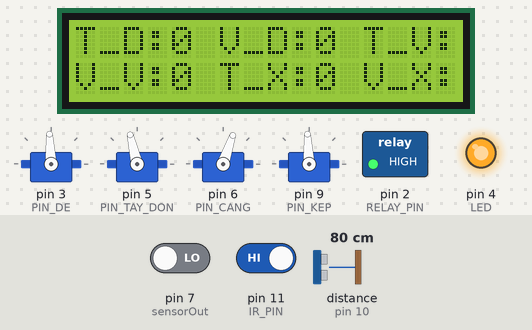
This sketch was run on a simulated Arduino Uno, built with avr-gcc and run on an emulated ATmega328P. On the bench: 16×2 character LCD, 4 × servo, switched loads named in the sketch (green lamp = pin HIGH), output pins drawn as LEDs (lit = HIGH). Wiring (inferred from the names in the program): ultrasonic range finder: trigger pin 8; echo pin 10. The inputs (shaded band) are chosen by the test bench; at power-on: distance to the obstacle (sensor on pin 10) 80 cm, pin 11 (IR_PIN) HIGH, pin 7 (sensorOut) LOW. The echo pulse lasts 58.3 µs per cm; pins used as bus, display or sensor lines are not drawn; what the sketch prints to the serial monitor is not drawn.

Above: at 2.3 s.
2.4 s: distance to the obstacle (sensor on pin 10) set to 7 cm
3.9 s: distance to the obstacle (sensor on pin 10) set to 4 cm
At 4.8 s:
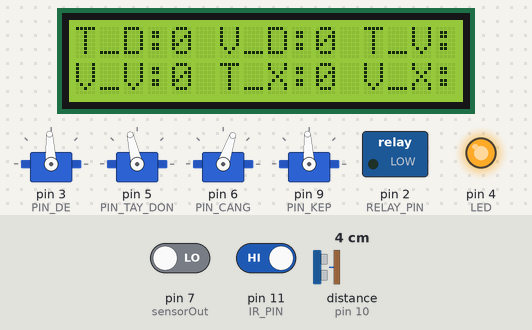
6.9 s: pin 11 (IR_PIN) driven LOW
9.9 s: distance to the obstacle (sensor on pin 10) set to 9 cm
12.9 s: distance to the obstacle (sensor on pin 10) set to 2 cm
Timing chart, 0 to 19.9 s (numbered marks = the images above; inputs shaded):
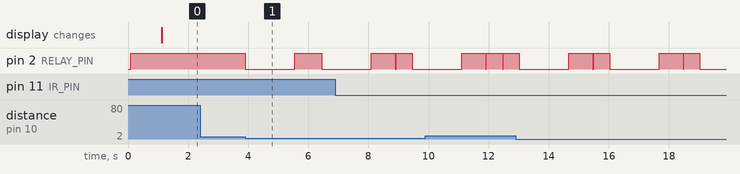

Measured:
- the behaviour switches between 6 and 5 cm on distance to the obstacle (sensor on pin 10) (found by bisection; images 0 and 1)
- after the input at 2.4 s, every drawn part: stays the same
- after the input at 3.9 s, pin 2 (RELAY_PIN): HIGH → LOW at once, → HIGH 1.6 s later, → LOW 0.90 s later

The sketch:

PhanLoai.ino
```cpp
// ======================== THƯ VIỆN ========================
#include <LiquidCrystal_I2C.h>
#include <Servo.h>

// ======================== KHAI BÁO CHÂN ========================
// Định nghĩa các chân Arduino kết nối với Servo
#define PIN_DE 3        // Chân cho Servo Đế (Base)
#define PIN_TAY_DON 5  // Chân cho Servo Tay đòn (Shoulder)
#define PIN_CANG 6     // Chân cho Servo Càng (Elbow)
#define PIN_KEP 9      // Chân cho Servo Kẹp (Gripper)

#define RELAY_PIN 2
#define TRIG_PIN 8
#define ECHO_PIN 10
#define IR_PIN 11

// GY-31
#define S0 A2
#define S1 A3
#define S2 A0
#define S3 A1
#define sensorOut 7
#define LED 4

// LCD
LiquidCrystal_I2C lcd(0x27, 16, 2);

// Tạo đối tượng Servo
Servo servoDe;
Servo servoTayDon;
Servo servoCang;
Servo servoKep;

// ======================== HẰNG SỐ & BIẾN ========================
struct VungDatVat {
  String maVatThe;
  int gocXoayDe;
  int gocVuonCang;
  int gocHaTayDon;
};

const VungDatVat GocPhanLoai[] = {
    // Mã | Góc Đế | Góc Càng | Góc Tay Đòn
    {"T_D",    130,     80,        40}, // Tròn Đỏ (Khu vực 1)
    {"V_D",    120,      80,        10}, // Vuông Đỏ (Khu vực 2)
    {"T_V",     105,      70,        70}, // Tròn Vàng (Khu vực 3)
    {"V_V",     105,      70,        10}, // Vuông Vàng (Khu vực 4)
    {"T_X",      80,       90,        60}, // Tròn Xanh Dương (Khu vực 5)
    {"V_X",    80,      90,        10}  // Vuông Xanh Dương (Khu vực 6)
};

const int SO_LUONG_VAT_THE = sizeof(GocPhanLoai) / sizeof(GocPhanLoai[0]);
VungDatVat vatTheCanXuLy = {"KHAC", 90, 80, 100};

//Góc ban đầu
const int GOC_DE_BAN_DAU = 90;
const int GOC_TAY_DON_BAN_DAU = 100;
const int GOC_CANG_BAN_DAU = 70;
const int GOC_KEP_BAN_DAU = 90;

const float D_REF = 8;
const float THRESHOLD = 2.5;
const int SCAN_POINTS = 20;
float profile_data[SCAN_POINTS];

// Giá trị min/max hiệu chỉnh thực nghiệm
int minR = 20, maxR = 200;
int minG = 25, maxG = 210;
int minB = 30, maxB = 220;

// biến tần số và RGB
int redFrequency, greenFrequency, blueFrequency;
int R, G, B;

int count_TD = 0; // Tròn Đỏ
int count_VD = 0; // Vuông Đỏ
int count_TV = 0; // Tròn Vàng
int count_VV = 0; // Vuông Vàng
int count_TX = 0; // Tròn Xanh Dương
int count_VX = 0; // Vuông Xanh Dương

// ======================== HÀM HỖ TRỢ ========================
void mapAndWrite(Servo& servo, int angle) {
  int pulseWidth = map(angle, 0, 180, 500, 2500);
  servo.writeMicroseconds(pulseWidth);
}

void moveServo(Servo& servo, int targetAngle, int delayTime) {
  int currentAngle = servo.read();
  int step = (targetAngle > currentAngle) ? 1 : -1;

  for (int angle = currentAngle; angle != targetAngle; angle += step) {
    mapAndWrite(servo, angle);
    delay(delayTime);
  }
}

float readDistanceCM() {
  digitalWrite(TRIG_PIN, LOW);
  delayMicroseconds(2);
  digitalWrite(TRIG_PIN, HIGH);
  delayMicroseconds(10);
  digitalWrite(TRIG_PIN, LOW);

  long duration = pulseIn(ECHO_PIN, HIGH);
  float distance = duration * 0.034 / 2.0;
  if (distance > 200 || distance <= 0) return D_REF;
  return distance;
}

float averageHeight(float data[], int size) {
  float sum = 0;
  for (int i = 0; i < size; i++) sum += data[i];
  return sum / size;
}

int mapColor(int value, int minVal, int maxVal) {
  value = constrain(value, minVal, maxVal);
  return map(value, minVal, maxVal, 255, 0);
}

String detectColor() {
  // Đọc tần số 3 màu
  digitalWrite(S2, LOW);
  digitalWrite(S3, LOW);
  redFrequency = pulseIn(sensorOut, LOW, 30000);

  digitalWrite(S2, HIGH);
  digitalWrite(S3, HIGH);
  greenFrequency = pulseIn(sensorOut, LOW, 30000);

  digitalWrite(S2, LOW);
  digitalWrite(S3, HIGH);
  blueFrequency = pulseIn(sensorOut, LOW, 30000);

  // Chuyển đổi sang RGB
  R = mapColor(redFrequency, minR, maxR);
  G = mapColor(greenFrequency, minG, maxG);
  B = mapColor(blueFrequency, minB, maxB);

  // Nhận diện màu
  if (R > 80 && G < 100 && B < 100)
    return "Do";
  else if (R < 80 && G < 130 && B > 100)
    return "Xanh Duong";
  else if (R > 130 && G > 100 && B < 180)
    return "Vang";
  else
    return "Khac";
}
void displayCount() {
  // Hàng 0: T_D:X V_D:Y T_V:Z
  lcd.setCursor(0, 0);
  lcd.print("T_D:");
  lcd.print(count_TD);
  lcd.print(" V_D:");
  lcd.print(count_VD);
  lcd.print(" T_V:");
  lcd.print(count_TV);

  // Hàng 1: V_V:A T_X:B V_X:C
  lcd.setCursor(0, 1);
  lcd.print("V_V:");
  lcd.print(count_VV);
  lcd.print(" T_X:");
  lcd.print(count_TX);
  lcd.print(" V_X:");
  lcd.print(count_VX);
}

VungDatVat timGocTheoMa(String maVatThe) {
  for (int i = 0; i < SO_LUONG_VAT_THE; i++) {
    if (GocPhanLoai[i].maVatThe == maVatThe) {
      return GocPhanLoai[i];
    }
  }

  return {"KHAC", 90, 80, 100};
}

// ======================== HÀM XỬ LÝ CẢM BIẾN HỒNG NGOẠI ========================
void ir_detect_delay() {
  Serial.println("--- CAM BIEN HONG NGOAI PHAT HIEN VAT ---");

  // Dừng băng tải ngay lập tức
  digitalWrite(RELAY_PIN, LOW);

  Serial.println("Thuc hien delay 5 giay (Bang tai DUNG)...");
  if (vatTheCanXuLy.maVatThe == "KHAC") {
    digitalWrite(RELAY_PIN, HIGH);
    delay(400); // Tạm thời delay 5 giây
    return;
  }

  thucHienChuTrinh(
              vatTheCanXuLy.gocXoayDe,
              vatTheCanXuLy.gocVuonCang,
              vatTheCanXuLy.gocHaTayDon
          );

  // Chạy lại băng tải sau khi delay
  digitalWrite(RELAY_PIN, HIGH);
  delay(400); // Tạm thời delay 5 giây
  Serial.println("...Ket thuc delay. Bang tai CHAY lai.");
}

// ======================== QUÉT VẬT THỂ ========================
void scanObject() {
  for (int i = 0; i < SCAN_POINTS; i++) {
    float current_distance = readDistanceCM();
    profile_data[i] = D_REF - current_distance;
    delay(50);
  }

  float mean_height = averageHeight(profile_data, SCAN_POINTS);

  // Phân loại hình dạng
  String shape = (mean_height < 5.3) ? "Hinh Tron" : "Hinh Vuong";

  // Nhận diện màu
  String color = detectColor();

  String maVatThe = "KHAC";

  // In ra kết quả cuối cùng + RGB
  Serial.print("Vat the: ");
  Serial.print(shape);
  Serial.print(" | Mau: ");
  Serial.print(color);
  Serial.print(" | RGB = (");
  Serial.print(R); Serial.print(", ");
  Serial.print(G); Serial.print(", ");
  Serial.print(B);
  Serial.println(")");

  if (shape == "Hinh Tron") {
    if (color == "Do") { count_TD++; maVatThe = "T_D"; Serial.println(" -> T_D"); }
    else if (color == "Vang") { count_TV++; maVatThe = "T_V"; Serial.println(" -> T_V"); }
    else if (color == "Xanh Duong") { count_TX++; maVatThe = "T_X"; Serial.println(" -> T_X"); }
    else { Serial.println(" -> T_K"); }
  } else if (shape == "Hinh Vuong") {
    if (color == "Do") { count_VD++; maVatThe = "V_D"; Serial.println(" -> V_D"); }
    else if (color == "Vang") { count_VV++; maVatThe = "V_V"; Serial.println(" -> V_V"); }
    else if (color == "Xanh Duong") { count_VX++; maVatThe = "V_X"; Serial.println(" -> V_X"); }
    else { Serial.println(" -> V_K"); }
  } else {
    Serial.println(" -> Khac");
  }

  vatTheCanXuLy = timGocTheoMa(maVatThe);
  Serial.println(vatTheCanXuLy.maVatThe);

  displayCount();
}

void thucHienChuTrinh(int gocXoayDe, int gocVuonCang, int gocHaTayDon) {
  Serial.println("\n--- BAT DAU CHU TRINH (Voi goc De: " + String(gocXoayDe) + ", goc Cang: " + String(gocVuonCang) + ") ---");

  // 1. DI CHUYỂN ĐẾ VỀ GÓC 0 ĐỘ
  Serial.println("1. Đế quay về góc 0 độ.");
  moveServo(servoDe, 20, 15);
  delay(500);

  // 2. MỞ KẸP (Chuẩn bị gắp)
  Serial.println("2. Mở kẹp.");
  moveServo(servoKep, 120, 15);
  delay(500);

  // 3. CÀNG, TAY ĐÒN VƯƠN RA GẮP VẬT
  Serial.println("3. Càng, Tay đòn vươn ra gắp vật.");
  // Hạ Tay đòn (Tay đòn vươn ra)
  moveServo(servoTayDon, 10, 15);
  delay(500);
  // Vươn Càng ra (sử dụng tham số gocVuonCang)
  moveServo(servoCang, 75, 15);
  delay(1000);

  // 4. KẸP VẬT
  Serial.println("4. Kẹp vật.");
  moveServo(servoKep, 90, 15);
  delay(1000);

  // 5. THU CÀNG, TAY ĐÒN VỀ
  Serial.println("5. Thu càng, tay đòn về.");
  // Nâng Tay đòn lên (Tay đòn thu về)
  moveServo(servoTayDon, 105, 15);
  delay(1000);

  // 6. ĐẾ XOAY ĐẾN GÓC CHỈ ĐỊNH (gocXoayDe)
  Serial.println("6. Đế xoay đến góc chỉ định (" + String(gocXoayDe) + " độ).");
  moveServo(servoDe, gocXoayDe, 15);
  delay(1000);

  // 7. VƯƠN CÀNG, TAY ĐÒN RA THEO GÓC TRUYỀN VÀO (Vị trí thả vật)
  Serial.println("7. Vươn càng, tay đòn ra vị trí thả vật.");
  // Hạ Tay đòn (Tay đòn vươn ra)
  moveServo(servoTayDon, gocHaTayDon, 15);
  delay(500);
  // Vươn Càng ra (sử dụng tham số gocVuonCang)
  moveServo(servoCang, gocVuonCang, 15);
  delay(1000);

  // 8. MỞ KẸP (Thả vật)
  Serial.println("8. Mở kẹp (Thả vật).");
  moveServo(servoKep, 120, 15);
  delay(1000);

  // 9. ĐÓNG KẸP (Đóng lại để an toàn)
  Serial.println("9. Đóng kẹp.");
  moveServo(servoKep, 90, 15);
  delay(500);

  // 10. THU CÀNG, TAY ĐÒN VỀ
  Serial.println("10. Thu càng, tay đòn về.");
  // Thu Càng về vị trí thu gọn
  moveServo(servoCang, 80, 15);
  delay(500);
  // Nâng Tay đòn lên (Tay đòn thu về)
  moveServo(servoTayDon, 100, 15);
  delay(1000);

  // 11. XOAY ĐẾ VỀ GÓC 90 ĐỘ (Vị trí ban đầu)
  Serial.println("11. Xoay Đế về góc 90 độ (Vị trí Home).");
  moveServo(servoDe, 90, 15);
  delay(1000);

  Serial.println("--- KET THUC CHU TRINH ---");
}

// ======================== SETUP ========================
void setup() {
  Serial.begin(9600);

  lcd.init();
  lcd.backlight();
  lcd.clear();
  lcd.setCursor(0, 0);
  lcd.print("HE THONG");
  lcd.setCursor(0, 1);
  lcd.print("KHOI DONG...");
  Serial.println("He thong khoi dong...");

  pinMode(TRIG_PIN, OUTPUT);
  pinMode(ECHO_PIN, INPUT);
  pinMode(RELAY_PIN, OUTPUT);
  pinMode(IR_PIN, INPUT);

  servoDe.attach(PIN_DE);
  servoTayDon.attach(PIN_TAY_DON);
  servoCang.attach(PIN_CANG);
  servoKep.attach(PIN_KEP);

  pinMode(S0, OUTPUT);
  pinMode(S1, OUTPUT);
  pinMode(S2, OUTPUT);
  pinMode(S3, OUTPUT);
  pinMode(sensorOut, INPUT);
  pinMode(LED, OUTPUT);

  digitalWrite(LED, HIGH);
  digitalWrite(S0, HIGH);
  digitalWrite(S1, LOW);

  mapAndWrite(servoDe, GOC_DE_BAN_DAU);
  mapAndWrite(servoTayDon, GOC_TAY_DON_BAN_DAU);
  mapAndWrite(servoCang, GOC_CANG_BAN_DAU);
  mapAndWrite(servoKep, GOC_KEP_BAN_DAU);

  digitalWrite(RELAY_PIN, HIGH); // motor ON

  lcd.clear();
  delay(1000);
  displayCount();
}

// ======================== LOOP ========================
void loop() {

  // 1. LOGIC CỦA CẢM BIẾN SIÊU ÂM/MÀU (XỬ LÝ ƯU TIÊN 1)
  float current_distance = readDistanceCM();

  if (current_distance < (D_REF - THRESHOLD)) {
    Serial.println(">>> PHAT HIEN VAT THE QUA CAM BIEN SIÊU ÂM <<<");

    // Dừng băng tải
    digitalWrite(RELAY_PIN, LOW);
    delay(500);

    // Quét vật thể + đo màu
    scanObject();

    // Chạy lại băng tải để tiếp tục di chuyển
    digitalWrite(RELAY_PIN, HIGH);
    delay(800);

  }

  if (digitalRead(IR_PIN) == LOW) {
      ir_detect_delay();
      lcd.clear();
      displayCount();
  }
  delay(100);
}
```
